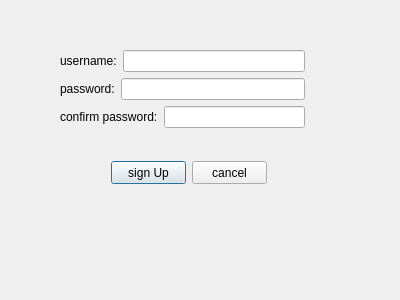
<?xml version="1.0" encoding="UTF-8"?>
<ui version="4.0">
 <class>Dialog</class>
 <widget class="QDialog" name="Dialog">
  <property name="geometry">
   <rect>
    <x>0</x>
    <y>0</y>
    <width>400</width>
    <height>300</height>
   </rect>
  </property>
  <property name="windowTitle">
   <string>Dialog</string>
  </property>
  <widget class="QPushButton" name="signButton">
   <property name="geometry">
    <rect>
     <x>111</x>
     <y>161</y>
     <width>75</width>
     <height>23</height>
    </rect>
   </property>
   <property name="text">
    <string>sign Up</string>
   </property>
  </widget>
  <widget class="QPushButton" name="cancelButton">
   <property name="geometry">
    <rect>
     <x>192</x>
     <y>161</y>
     <width>75</width>
     <height>23</height>
    </rect>
   </property>
   <property name="text">
    <string>cancel</string>
   </property>
  </widget>
  <widget class="QWidget" name="">
   <property name="geometry">
    <rect>
     <x>60</x>
     <y>50</y>
     <width>245</width>
     <height>80</height>
    </rect>
   </property>
   <layout class="QVBoxLayout" name="verticalLayout">
    <item>
     <layout class="QHBoxLayout" name="horizontalLayout">
      <item>
       <widget class="QLabel" name="usernameLabel">
        <property name="text">
         <string>username:</string>
        </property>
       </widget>
      </item>
      <item>
       <widget class="QLineEdit" name="usernameInput"/>
      </item>
     </layout>
    </item>
    <item>
     <layout class="QHBoxLayout" name="horizontalLayout_2">
      <item>
       <widget class="QLabel" name="pwLabel">
        <property name="text">
         <string>password:</string>
        </property>
       </widget>
      </item>
      <item>
       <widget class="QLineEdit" name="pwInput">
        <property name="echoMode">
         <enum>QLineEdit::Password</enum>
        </property>
       </widget>
      </item>
     </layout>
    </item>
    <item>
     <layout class="QHBoxLayout" name="horizontalLayout_3">
      <item>
       <widget class="QLabel" name="confirmPwLabel">
        <property name="text">
         <string>confirm password:</string>
        </property>
       </widget>
      </item>
      <item>
       <widget class="QLineEdit" name="confirmPwInput">
        <property name="text">
         <string/>
        </property>
        <property name="echoMode">
         <enum>QLineEdit::Password</enum>
        </property>
       </widget>
      </item>
     </layout>
    </item>
   </layout>
  </widget>
 </widget>
 <resources/>
 <connections/>
</ui>
